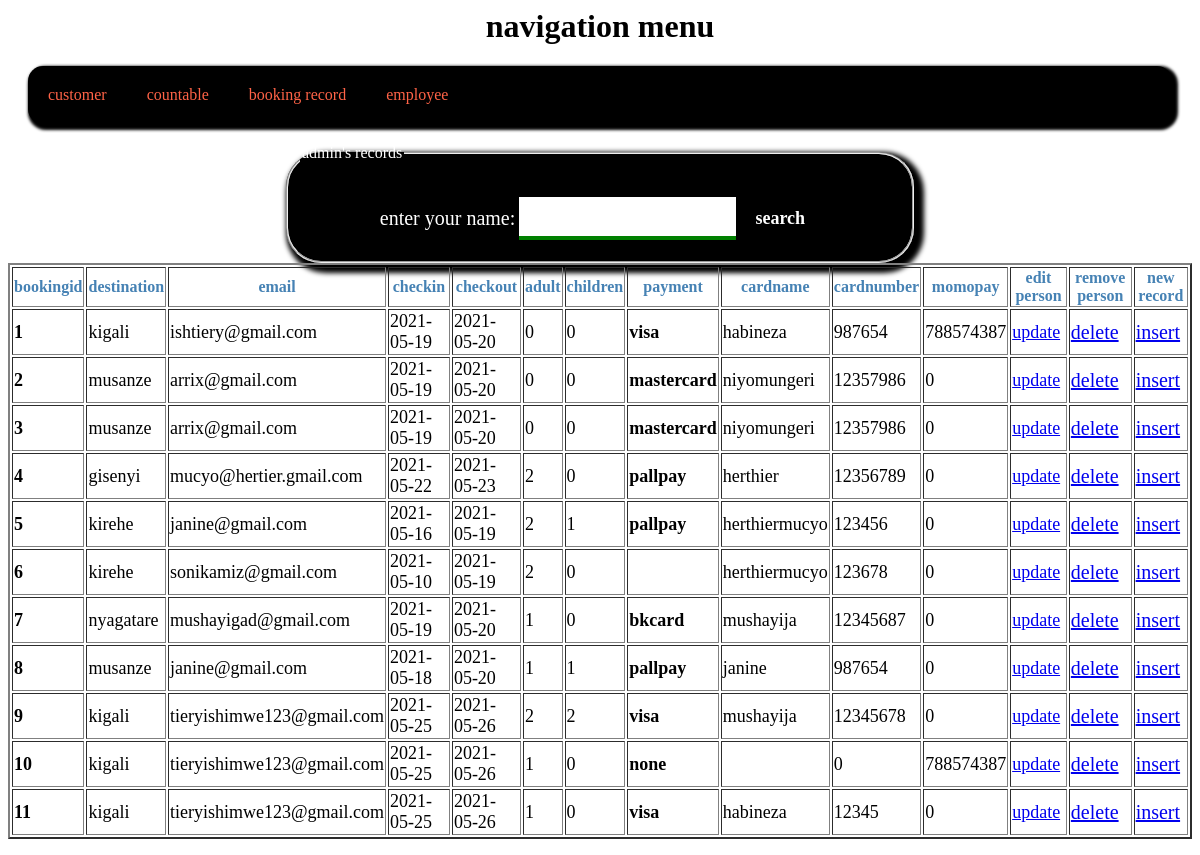
Screenshot of /bookingform.php with the database file from the repository.
### tables this page shows
CREATE TABLE `booking` (
  `bookingid` int(10) NOT NULL,
  `destination` varchar(50) NOT NULL,
  `email` varchar(50) NOT NULL,
  `checkin` date NOT NULL,
  `checkout` date NOT NULL,
  `adult` varchar(10) NOT NULL,
  `children` varchar(10) NOT NULL,
  `payment` varchar(10) NOT NULL,
  `cardname` varchar(50) NOT NULL,
  `cardnumber` int(50) NOT NULL,
  `momopay` int(10) NOT NULL
);

### bookingform.php (the view, shortened to what this page needs)
<html>
<link rel="stylesheet" type="text/css" href="insert c.css">
<head>
</head>
<body>
	<form method="POST" action="#">
	<h1><center>navigation menu</center></h1>
	<div class="tit">
<ul>
	<li><a href="retrieve form.php">customer</a></li>
	<li><a href="form1.php">countable</a></li>
	<li><a href="bookingform.php">booking record</a></li>
	<li><a href="sum form.php">employee</a></li>
	</ul>
</div>
<form action="#" method="POST">
	<center>
		<fieldset>
			<legend>admin's records</legend>
		<table>
<tr><td>enter your name:</td><td><input type="text" name="search" id="search"></td><td><button type= "submit" name="register">search</button></td></tr><br>
</table></fieldset></center>
<center>
			<?php
$a=mysqli_connect("localhost","root","","mujihotel");
$b=$_POST['search'];
     $fetch=mysqli_query($a,"select * from booking where bookingid like'%$b%'");
	 echo"<table border='2' style='color: steelblue;'><tr><th>bookingid</th><th>destination</th><th>email</th><th>checkin</th><th>checkout</th><th>adult</th><th>children</th><th>payment</th><th>cardname</th><th>cardnumber</th><th>momopay</th><th>edit person</th><th>remove person</th><th>new record</th></tr>";
while($p=mysqli_fetch_array($fetch))
   	{
      echo"<tr><td style='color: black; font-weight: bold; font-size: 18px;'>{$p['bookingid']}</td><td style='color: black; font-size: 18px;'>{$p['destination']}</td><td style='color: black; font-size: 18px;'>{$p['email']}</td><td style='color: black;font-size: 18px;'>{$p['checkin']}</td><td style='color: black; font-size: 18px;'>{$p['checkout']}</td><td style='color: black; font-size: 18px;'>{$p['adult']}</td><td style='color: black; font-size: 18px;'>{$p['children']}</td><td style='color: black; font-weight: bold; font-size: 18px;'>{$p['payment']}</td><td style='color: black; font-size: 18px;'>{$p['cardname']}</td><td style='color: black; font-size: 18px;'>{$p['cardnumber']}</td><td style='color: black; font-size: 18px;'>{$p['momopay']}</td><td style='color: black; font-size: 18px;'><a href='update.php'>update</td><td style='color: black;'><a href='delete.php'>delete</td><td style='color: black;'><a href='wawoo.php'>insert</td></tr>";
	  }
	  echo"</table>";
	  ?>
	</center>
	</body>
	</html>

### insert c.css (style rules this page uses)
.tit ul { list-style-type: none; margin: 20px; padding: 0; overflow: hidden; background-color: black; background-size: cover; font-family: jokerman; border-radius: 15px; box-shadow: 3px 3px 3px 3px black; }
.tit li { float: left; }
.tit li a { display: block; color: tomato; text-align: center; padding: 20px; text-decoration: none; border-radius: 15px; }
input[type=text],[type=password] { width: 100%; margin: 8px 0; padding: 12px 20px; border-top: none; border-left: none; border-right: none; border-bottom: 4px solid green; box-sizing: border-box; }
button { background-color: transparent; color: white; font-family: Baskerville Old Face; border: none; width: 80px; height: 30px; border-radius:20px; font-size: 18px; font-weight: bold; }
tr td { font-weight: italic; font-size: 20px; font-family: Harlow Solid Italic; color: white; }
fieldset { width: 600px; background-color: black; box-shadow: 5px 5px 5px 5px black; border-radius: 35px; }
legend { color: white; font-family: jokerman; border-top: none; }

### bookingform.php (style rules this page uses)
body { background-image:url("image1.jpg"); opacity: 5rem; background-size: cover; }

### rows the page displays
booking: bookingid "1", destination "kigali", email "ishtiery@gmail.com", checkin "2021-05-19", checkout "2021-05-20", adult "0", children "0", payment "visa", cardname "habineza", cardnumber "987654", momopay "788574387"
booking: bookingid "2", destination "musanze", email "arrix@gmail.com", checkin "2021-05-19", checkout "2021-05-20", adult "0", children "0", payment "mastercard", cardname "niyomungeri", cardnumber "12357986", momopay "0"
booking: bookingid "3", destination "musanze", email "arrix@gmail.com", checkin "2021-05-19", checkout "2021-05-20", adult "0", children "0", payment "mastercard", cardname "niyomungeri", cardnumber "12357986", momopay "0"
booking: bookingid "4", destination "gisenyi", email "mucyo@hertier.gmail.com", checkin "2021-05-22", checkout "2021-05-23", adult "2", children "0", payment "pallpay", cardname "herthier", cardnumber "12356789", momopay "0"
booking: bookingid "5", destination "kirehe", email "janine@gmail.com", checkin "2021-05-16", checkout "2021-05-19", adult "2", children "1", payment "pallpay", cardname "herthiermucyo", cardnumber "123456", momopay "0"
booking: bookingid "6", destination "kirehe", email "sonikamiz@gmail.com", checkin "2021-05-10", checkout "2021-05-19", adult "2", children "0", cardname "herthiermucyo", cardnumber "123678", momopay "0"
booking: bookingid "7", destination "nyagatare", email "mushayigad@gmail.com", checkin "2021-05-19", checkout "2021-05-20", adult "1", children "0", payment "bkcard", cardname "mushayija", cardnumber "12345687", momopay "0"
booking: bookingid "8", destination "musanze", email "janine@gmail.com", checkin "2021-05-18", checkout "2021-05-20", adult "1", children "1", payment "pallpay", cardname "janine", cardnumber "987654", momopay "0"
booking: bookingid "9", destination "kigali", email "tieryishimwe123@gmail.com", checkin "2021-05-25", checkout "2021-05-26", adult "2", children "2", payment "visa", cardname "mushayija", cardnumber "12345678", momopay "0"
booking: bookingid "10", destination "kigali", email "tieryishimwe123@gmail.com", checkin "2021-05-25", checkout "2021-05-26", adult "1", children "0", payment "none", cardnumber "0", momopay "788574387"
booking: bookingid "11", destination "kigali", email "tieryishimwe123@gmail.com", checkin "2021-05-25", checkout "2021-05-26", adult "1", children "0", payment "visa", cardname "habineza", cardnumber "12345", momopay "0"
